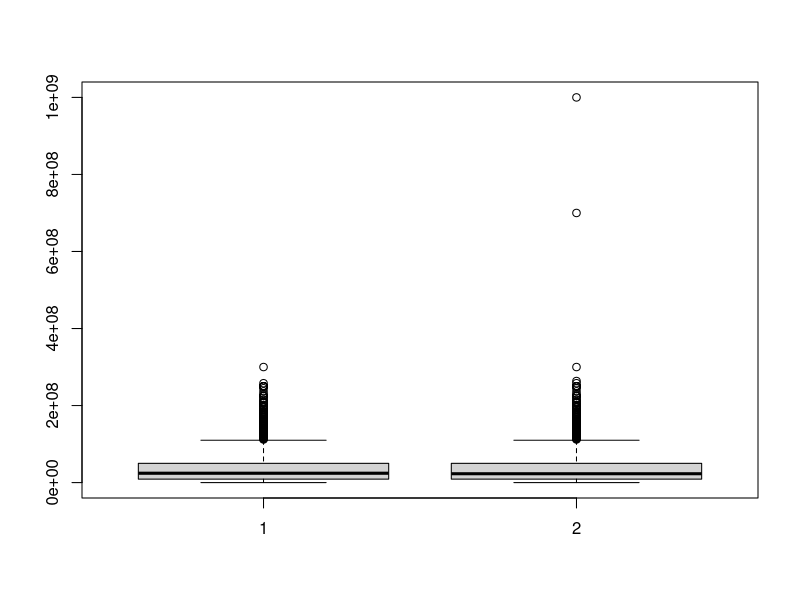
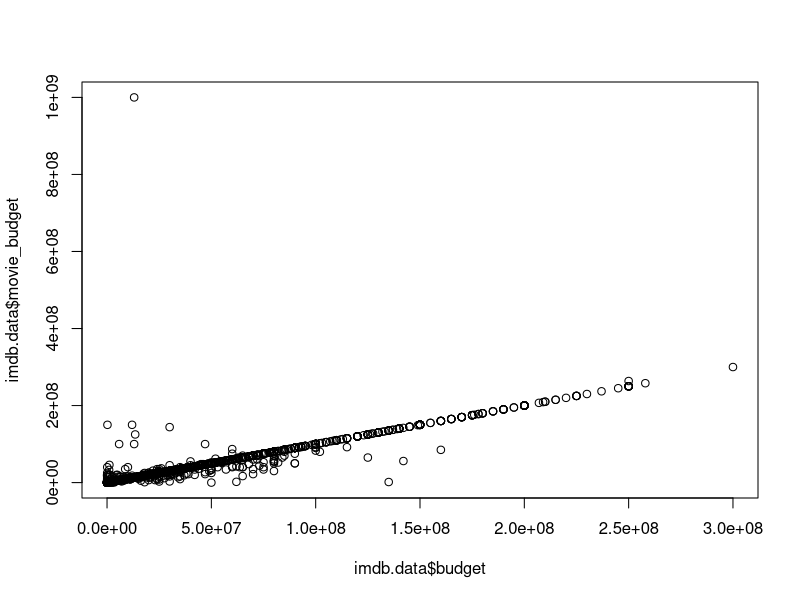

Write R code to recreate these figures, in order. (Note: this script raises an error after producing the figures.)
#packages


#Cleaning Script
imdb.data = read.csv('data_final.csv')
str(imdb.data)
names(imdb.data)
imdb.data = imdb.data[,-c(60:71)] #removing X columns

## Correcting wrong categorical variables into numeric variables
imdb.data$actor_1_star_meter = as.numeric(imdb.data$actor_1_star_meter)
imdb.data$actor_2_star_meter = as.numeric(imdb.data$actor_2_star_meter)
imdb.data$actor_3_star_meter = as.numeric(imdb.data$actor_3_star_meter)
imdb.data$critic_reviews_number = as.numeric(imdb.data$critic_reviews_number)
imdb.data$user_reviews_number = as.numeric(imdb.data$user_reviews_number)
imdb.data$user_votes_number = as.numeric(imdb.data$user_votes_number)
imdb.data$actor_3_facebook_likes = as.numeric(imdb.data$actor_3_facebook_likes)
imdb.data$aspect_ratio = as.factor(imdb.data$aspect_ratio)

unique(imdb.data$aspect_ratio)

## Identifying NAs in rows

getNA = function(row){ any(is.na(row))}
rows.NA = which(apply(imdb.data, 1, getNA)==TRUE)  # get which rows have at least one NA
length(rows.NA)/nrow(imdb.data) #Calculate % of rows with NA values

## Identifying NAs in columns
col.NA = which(apply(imdb.data, 2, getNA)==TRUE)  # get which cols have at least one NA

sort(apply(imdb.data[,col.NA], 2, function(cols) {sum(is.na(cols))/length(cols)}),decreasing = TRUE)#Calculate % of NAs per predictor

    #budget and movie budget have the largest amount of NA values, let's explore those two:
    summary(imdb.data$budget)
    summary(imdb.data$movie_budget)
    boxplot(imdb.data$budget,imdb.data$movie_budget)
    plot(imdb.data$budget,imdb.data$movie_budget)
    cor(imdb.data$budget,imdb.data$movie_budget, use = "complete.obs")

    #We can eliminate one of the columns, we will go with budget and also plot_keywords (both greater than 1% of NAs)
    
  imdb.data.noNA = imdb.data[,-c(8,36)]
  rows.NA2 = which(apply(imdb.data.noNA, 1, getNA)==TRUE)   
  length(rows.NA2)/nrow(imdb.data.noNA) 
  
  medianImput <- preProcess(imdb.data.noNA, method='medianImpute') #predicting missing numerical variables using medianImpute
  
  imdb.data.noNA2 = predict(medianImput,imdb.data.noNA)
  rows.NA3 = which(apply(imdb.data.noNA2, 1, getNA)==TRUE)   
  length(rows.NA3)/nrow(imdb.data.noNA2)
  boxplot(imdb.data.noNA2$movie_budget)
  col.NA2 = which(apply(imdb.data.noNA2, 2, getNA)==TRUE)  # get which cols have at least one NA
  sort(apply(imdb.data.noNA2[,col.NA2], 2, function(cols) {sum(is.na(cols))/length(cols)}),decreasing = TRUE)#Calculate % of NAs per predictor



  imdb.data.noNA3 = imdb.data.noNA2[-rows.NA3,] #This is the database without NAs

  names(imdb.data.noNA3)
